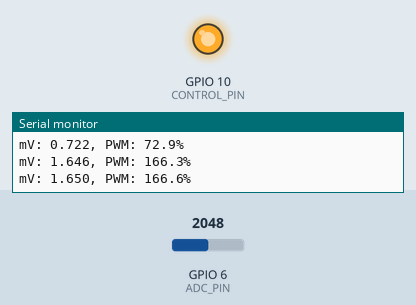
Recording of a program running on a simulated ESP32-S3. Parts: output pins drawn as LEDs (lit = HIGH), the last lines printed to the serial monitor. Dashed ring = blinking. Inputs (shaded band) come from the test bench; at power-on: GPIO 6 (ADC_PIN) = 2048 (analog values on the 0–4095 scale).

Above: at 1.7 s.
1.8 s: GPIO 6 (ADC_PIN) set to 1289
4.7 s: GPIO 6 (ADC_PIN) set to 1171
At 7.6 s:
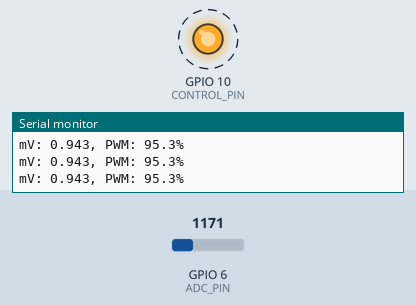
7.7 s: GPIO 6 (ADC_PIN) set to 2047
At 8.7 s:
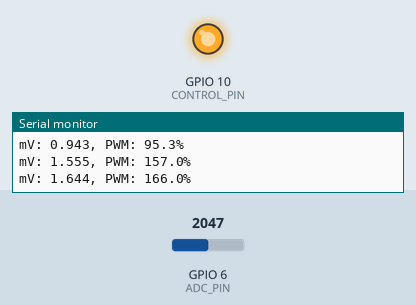
9.2 s: GPIO 6 (ADC_PIN) set to 1228
Timing chart, 0 to 12.2 s (numbered marks = the images above; inputs shaded):
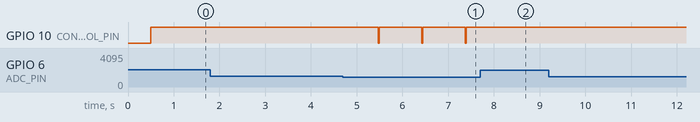

The program:

main.cpp
```cpp
#include <Arduino.h>

constexpr const int   ADC_PIN   = 6;          // ADC1_5
constexpr const int   ADC_BITS  = 12;
constexpr const float ADC_RANGE = 1 << ADC_BITS;
constexpr const float A_REF     = 0.990f;     // 0.990V (actual measured maximum)
constexpr const float K         = 4.0f;       // Filter param

constexpr const int CONTROL_PIN = 10;

constexpr const uint32_t TIME_UNIT = 1000;                  // 1000 us
constexpr const uint32_t MEASURE_PERIOD = 50  * TIME_UNIT;  // 50 ms
constexpr const uint32_t LOG_PERIOD = 500 * TIME_UNIT;      // 500 ms
constexpr const uint32_t PWM_RANGE = 1 * TIME_UNIT;         // 1 ms

uint64_t g_measure_time     = 0;
uint64_t g_log_time         = 0;

float    g_analog_averaged  = 0;

uint32_t g_pwm_counter      = 0;
uint32_t g_pwm_duty         = 0;
bool     g_control          = 0;

void setup() {
    Serial.begin(115200);
    delay(500);

    analogReadResolution(ADC_BITS);
    analogSetAttenuation(ADC_0db);
    adcAttachPin(ADC_PIN);

    pinMode(CONTROL_PIN, OUTPUT);
    digitalWrite(CONTROL_PIN, LOW);
}

void loop() {
    ulong time = micros();

    if (time > g_measure_time) {
        float analogValue = analogReadMilliVolts(ADC_PIN) / 1000.0f;
        g_analog_averaged = (K - 1) * g_analog_averaged / K + analogValue / K;
        g_pwm_duty = std::round(g_analog_averaged / A_REF * PWM_RANGE);
        g_measure_time += MEASURE_PERIOD;
    }

    // Compute duty cycle
    int pwm_step = g_pwm_counter++ % PWM_RANGE;
    if (pwm_step < g_pwm_duty) {
        // High level part
        if (!g_control) {
            g_control = true;
            digitalWrite(CONTROL_PIN, HIGH);
        }
    }
    else {
        // Low level part
        if (g_control) {
            g_control = false;
            digitalWrite(CONTROL_PIN, LOW);
        }
    }

    if (time > g_log_time) {
        Serial.printf("mV: %0.3f, PWM: %0.1f%%\n", g_analog_averaged, g_analog_averaged / A_REF * 100.0);
        g_log_time += LOG_PERIOD;
    }
}
```

Measured:
- the behaviour switches between 1229 and 1228 on GPIO 6 (ADC_PIN) (found by bisection; images 0 and 1)
- after the input at 4.7 s, GPIO 10 (CONTROL_PIN): alternates HIGH for 0.93 s and LOW for 0.02 s, starting after 0.78 s
- after the input at 7.7 s, GPIO 10 (CONTROL_PIN): stays HIGH (without the input it goes to LOW after 0.62 s)
